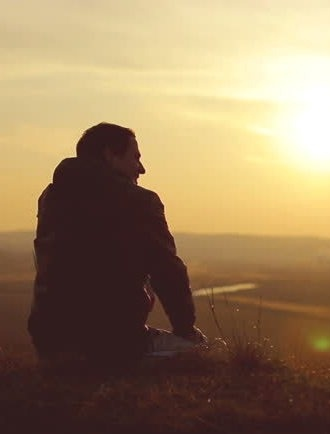
#> input picture 1.jpeg, 330 x 434 px
$ jupyter execute joining_two_image.ipynb
#> lines starting #> are read from the running program, lines starting #| are printed output that depends on the picture
[cell 1]
import cv2
import numpy as np

[cell 2]
#Store image one after cropping
img1 = cv2.imread("1.jpeg")
#> img1 is the input picture: shape (434, 330, 3); mean B, G, R 95, 127.4, 152.2
img1.shape
cv2.imshow("Pic1",img1)
cv2.waitKey(0)
cv2.destroyAllWindows()

[cell 3]
#Store image one after cropping
img2 = cv2.imread("2.jpeg")
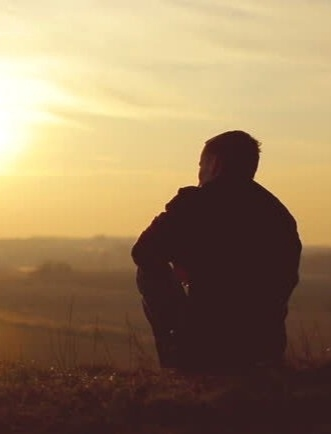
#> input picture 2.jpeg, 331 x 434 px
#> img2 is the input picture: shape (434, 331, 3); mean B, G, R 92.9, 126, 151.1
img2.shape
cv2.imshow("Pic2",img2)
cv2.waitKey(0)
cv2.destroyAllWindows()

[cell 4]
#Now all we need to do is with the help of numpy we stack both the images
#Horizontal Stack
hor = np.hstack((img1,img2))
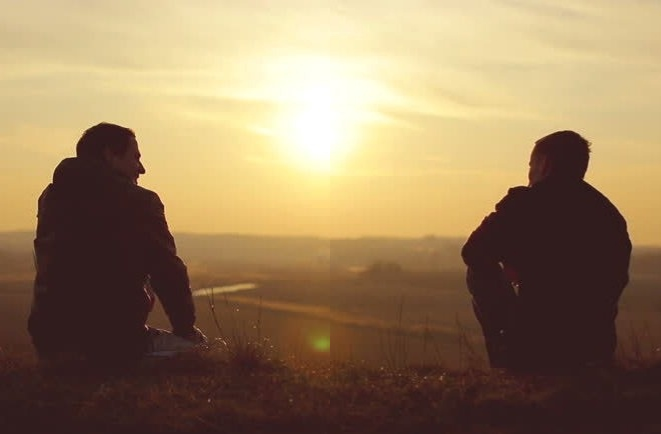
#> hor: shape (434, 661, 3); mean B, G, R 94, 126.7, 151.6
cv2.imshow("Merged_pic",hor)
cv2.waitKey(0)
cv2.destroyAllWindows()
